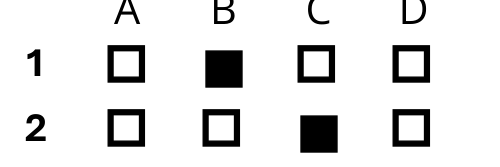
#> input picture backend/sample_data/crop_q1.png, 500 x 167 px; its folder holds only this picture in this run
$ python -i omr_engine.py   (imports and definitions only)
#> lines starting #> are read from the running program, lines starting #| are printed output that depends on the picture; after the words box and inside, x2 and y2 are one past the last pixel; in counts of white or black regions, pixels touching at a corner belong together
"""
OMR Engine (Optical Mark Recognition) using OpenCV and NumPy
Features:
- Document boundary detection and 4-point perspective transformation
- Deskew and CLAHE illumination compensation
- Sub-pixel alignment calibration
- Deterministic inner ROI fill ratio measurement
- Confidence estimation and multiple-mark / partial-mark classification
- High-resolution visual overlay generation with Base64 output
"""

import cv2
import numpy as np
import base64
import time
from typing import Dict, List, Optional, Tuple, Any

from backend.app.models import (
    ChoiceOption,
    QuestionAnswer,
    GradingRules,
    AnswerKeyData
)
from backend.app.templates.aiscc_160 import get_aiscc_grid_points, PAGE_WIDTH_PT, PAGE_HEIGHT_PT, SECTIONS

CANONICAL_WIDTH = 2000
CANONICAL_HEIGHT = int(2000 * (PAGE_HEIGHT_PT / PAGE_WIDTH_PT))  # ~3058 px

class OMREngine:
    def __init__(self, rules: Optional[GradingRules] = None):
        self.rules = rules or GradingRules()

    # [393 lines left out: functions detect_dynamic_grid, _orient_sheet_upright, process_image, not called in this run]

    def detect_and_warp_paper(self, img: np.ndarray) -> np.ndarray:
        """
        Detects document corners and performs 4-point perspective warp.
        Falls back to image resize if clear paper quadrilateral is not found.
        """
        orig_h, orig_w = img.shape[:2]

        # Downscale for fast contour detection
        scale = 1000.0 / max(orig_h, orig_w)
        resized = cv2.resize(img, (int(orig_w * scale), int(orig_h * scale)))
        gray = cv2.cvtColor(resized, cv2.COLOR_BGR2GRAY)

        # Gaussian blur + Canny edges
        blurred = cv2.GaussianBlur(gray, (5, 5), 0)
        edged = cv2.Canny(blurred, 50, 150)

        # Dilate to connect edges
        kernel = cv2.getStructuringElement(cv2.MORPH_RECT, (5, 5))
        dilated = cv2.dilate(edged, kernel, iterations=2)

        contours, _ = cv2.findContours(dilated, cv2.RETR_EXTERNAL, cv2.CHAIN_APPROX_SIMPLE)
        contours = sorted(contours, key=cv2.contourArea, reverse=True)

        paper_corners = None
        for c in contours[:5]:
            peri = cv2.arcLength(c, True)
            approx = cv2.approxPolyDP(c, 0.02 * peri, True)

            # Check if 4 points and area is significant (> 35% of image)
            if len(approx) == 4 and cv2.contourArea(c) > (resized.shape[0] * resized.shape[1] * 0.35):
                paper_corners = approx.reshape(4, 2) / scale
                break

        if paper_corners is None:
            # Otsu paper threshold fallback for images with desk/table margins
            _, thresh_paper = cv2.threshold(blurred, 0, 255, cv2.THRESH_BINARY + cv2.THRESH_OTSU)
            p_contours, _ = cv2.findContours(thresh_paper, cv2.RETR_EXTERNAL, cv2.CHAIN_APPROX_SIMPLE)
            p_contours = sorted(p_contours, key=cv2.contourArea, reverse=True)
            for pc in p_contours[:3]:
                if cv2.contourArea(pc) > (resized.shape[0] * resized.shape[1] * 0.15):
                    peri = cv2.arcLength(pc, True)
                    approx = cv2.approxPolyDP(pc, 0.03 * peri, True)
                    if len(approx) == 4:
                        paper_corners = approx.reshape(4, 2) / scale
                        break
                    else:
                        x, y, w, h = cv2.boundingRect(pc)
                        if w > resized.shape[1] * 0.20 and h > resized.shape[0] * 0.20:
                            paper_corners = np.array([
                                [x, y], [x + w, y], [x + w, y + h], [x, y + h]
                            ], dtype=np.float32) / scale
                            break

        if paper_corners is not None:
            # Order corners: top-left, top-right, bottom-right, bottom-left
            ordered_corners = self._order_points(paper_corners)
            dst_pts = np.array([
                [0, 0],
                [CANONICAL_WIDTH - 1, 0],
                [CANONICAL_WIDTH - 1, CANONICAL_HEIGHT - 1],
                [0, CANONICAL_HEIGHT - 1]
            ], dtype=np.float32)

            M = cv2.getPerspectiveTransform(ordered_corners, dst_pts)
            warped = cv2.warpPerspective(img, M, (CANONICAL_WIDTH, CANONICAL_HEIGHT))
            return warped

        # Fallback: simple resize
        return cv2.resize(img, (CANONICAL_WIDTH, CANONICAL_HEIGHT))

    def _order_points(self, pts: np.ndarray) -> np.ndarray:
        """Orders 4 points: top-left, top-right, bottom-right, bottom-left."""
        rect = np.zeros((4, 2), dtype=np.float32)
        s = pts.sum(axis=1)
        rect[0] = pts[np.argmin(s)]      # top-left has smallest sum
        rect[2] = pts[np.argmax(s)]      # bottom-right has largest sum
        diff = np.diff(pts, axis=1)
        rect[1] = pts[np.argmin(diff)]   # top-right has smallest diff
        rect[3] = pts[np.argmax(diff)]   # bottom-left has largest diff
        return rect

    # [104 lines left out: functions _detect_fine_alignment_shift, _draw_question_annotation, _img_to_base64, not called in this run]

>>> import cv2
>>> picture = cv2.imread('../../sample_data/crop_q1.png')
#> picture is the input picture: shape (167, 500, 3); min 0, max 255, mean 228.4
>>> result = OMREngine().detect_and_warp_paper(picture)
#> in detect_and_warp_paper, `resized = cv2.resize(img, (int(orig_w * scale), int(orig_h * scale)))`:
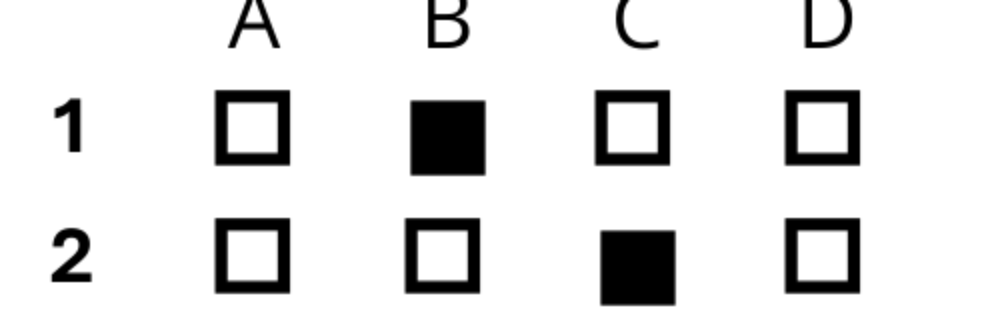
#> resized: shape (334, 1000, 3); min 0, max 255, mean 228.4
#> in detect_and_warp_paper, `edged = cv2.Canny(blurred, 50, 150)`:
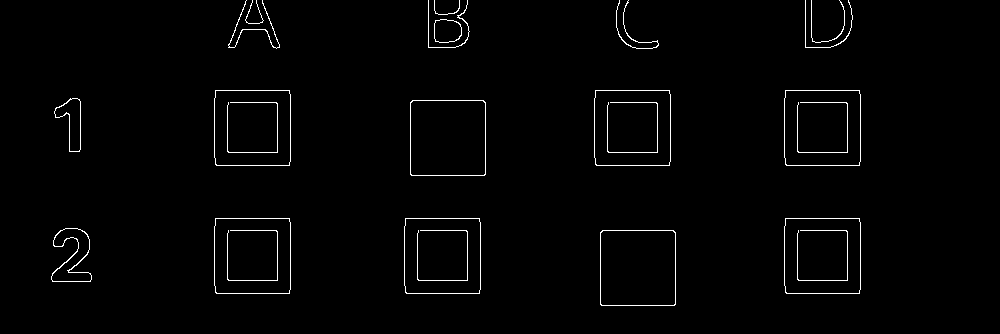
#> edged: shape (334, 1000); 1.5% white in thin lines or dots, all inside (x1, y1, x2, y2) = (51, 0, 861, 306)
#> in detect_and_warp_paper, `dilated = cv2.dilate(edged, kernel, iterations=2)`:
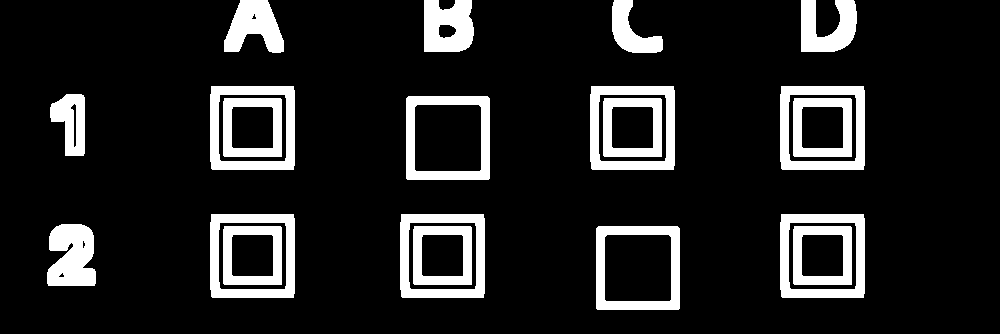
#> dilated: shape (334, 1000); 13.2% white; 20 white regions
#> in detect_and_warp_paper, `contours, _ = cv2.findContours(dilated, cv2.RETR_EXTERNAL, cv2.CHAIN_A..`: contours = 14 contours; largest, box (x1, y1, x2, y2) and area: (780, 214, 865, 298) 6950, (400, 214, 485, 298) 6950, (210, 214, 295, 298) 6950, (780, 86, 865, 170) 6950, (590, 86, 675, 170) 6950
#> the loop in detect_and_warp_paper, `for c in contours[:5]:` made 5 passes
#> approx on passes 1 to 5: [[781, 214], [781, 296], [863, 297], [863, 214]], [[401, 214], [401, 296], [483, 297], [483, 214]], [[211, 214], [211, 296], [293, 297], [293, 214]], [[781, 86], [781, 168], [863, 169], [863, 86]], [[591, 86], [591, 168], [673, 169], [673, 86]]
#> in detect_and_warp_paper, `_, thresh_paper = cv2.threshold(blurred, 0, 255, cv2.THRESH_BINARY + c..`:
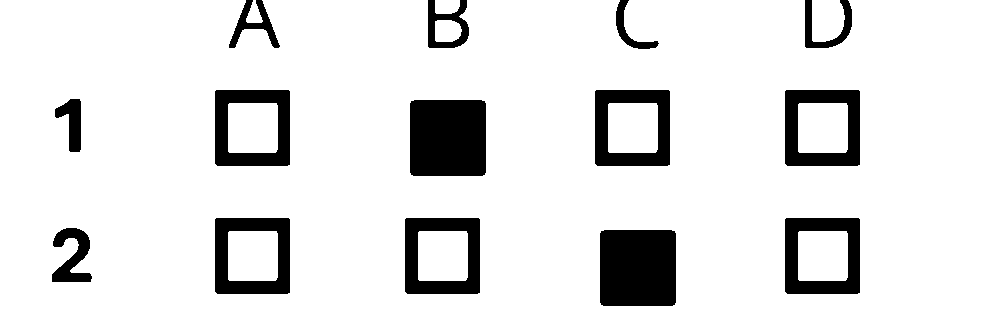
#> thresh_paper: shape (334, 1000); 89.3% white; 14 black regions
#> in detect_and_warp_paper, `p_contours, _ = cv2.findContours(thresh_paper, cv2.RETR_EXTERNAL, cv2...`: p_contours = 5 contours; box (x1, y1, x2, y2) and area: (0, 0, 1000, 334) 326954, (812, 0, 845, 42) 1174, (435, 20, 462, 42) 485, (435, 0, 460, 14) 292, (246, 0, 263, 23) 202
#> the loop in detect_and_warp_paper, `for pc in p_contours[:3]:` made 1 pass
#> (peri, approx, paper_corners) on pass 1: (3178.7, [[0, 0], [0, 333], [999, 333], [999, 0]], [[0, 0], [0, 166.5], [499.5, 166.5], [499.5, 0]])
#> in _order_points, `s = pts.sum(axis=1)`: s = [0, 166.5, 666, 499.5]
#> in _order_points, `diff = np.diff(pts, axis=1)`: diff = [0, 166.5, -333, -499.5]
#> in detect_and_warp_paper, `ordered_corners = self._order_points(paper_corners)`: ordered_corners = [[0, 0], [499.5, 0], [499.5, 166.5], [0, 166.5]]
#> in detect_and_warp_paper, `M = cv2.getPerspectiveTransform(ordered_corners, dst_pts)`: M = [[4, 0, 0], [0, 18.36, 0], [0, 0, 1]]
#> in detect_and_warp_paper, `warped = cv2.warpPerspective(img, M, (CANONICAL_WIDTH, CANONICAL_HEIGH..`:
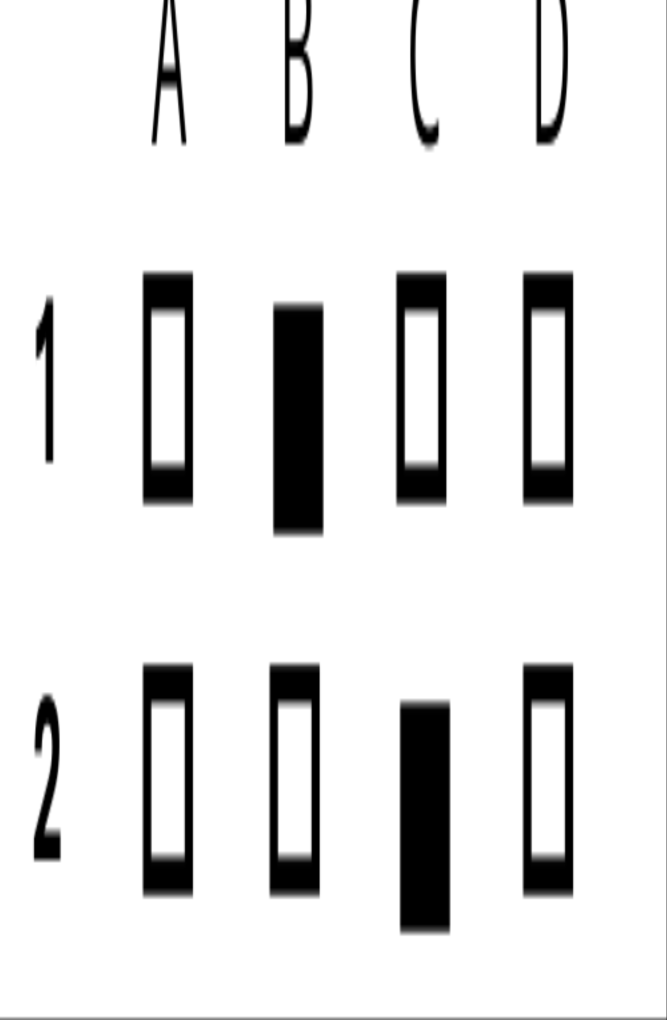
#> warped: shape (3058, 2000, 3) (shown at 1/3 size); min 0, max 255, mean 228.1

$ run again, on backend/sample_data/sample_answer_key_300dpi.png
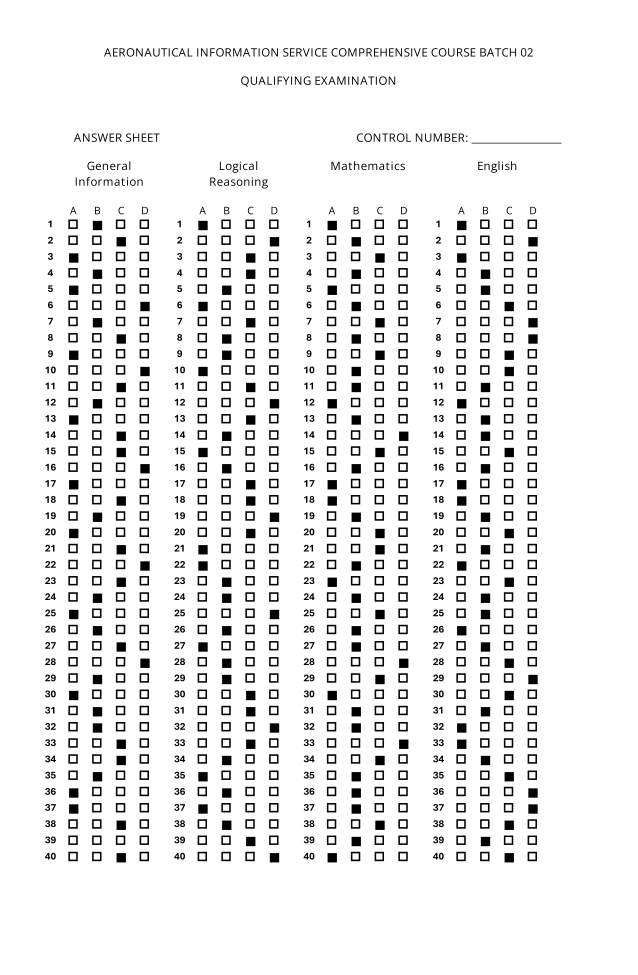
#> input picture backend/sample_data/sample_answer_key_300dpi.png, 2550 x 3900 px (shown at 1/4 size)
#> picture is the input picture: shape (3900, 2550, 3); min 0, max 255, mean 236.6
#> in detect_and_warp_paper, `edged = cv2.Canny(blurred, 50, 150)`:
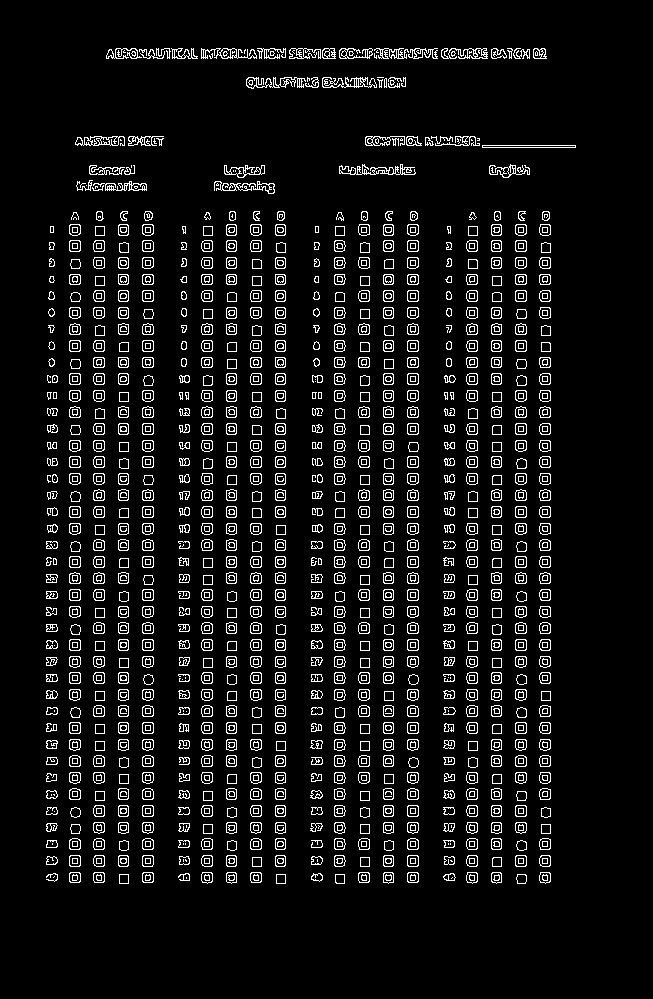
#> edged: shape (999, 653); 7.3% white in thin lines or dots, all inside (x1, y1, x2, y2) = (46, 48, 576, 884)
#> dilated: shape (999, 653); 42.7% white; 45 white regions
#> contours = 45 contours; largest, box (x1, y1, x2, y2) and area: (403, 207, 423, 887) 12768, (138, 207, 158, 887) 12730, (511, 207, 531, 888) 12616, (65, 208, 85, 887) 12592, (535, 207, 555, 888) 12572
#> the loop in detect_and_warp_paper, `for c in contours[:5]:` made 5 passes
#> (peri, approx) on passes 1 to 5: (1407.9, [[407, 207], [421, 886]]), (1411.2, [[141, 207], [156, 886]]), (1426.2, [[515, 207], [529, 887]]), (1418.8, [[69, 208], [83, 886]]), (1424.2, [[539, 207], [549, 887]])
#> thresh_paper: shape (999, 653); 87.7% white; 956 black regions (49 under 20 px), largest, box (x1, y1, x2, y2) and area: (202, 225, 214, 237) 132, (467, 225, 479, 237) 132, (359, 275, 371, 287) 132
#> p_contours = [[[0, 0], [0, 998], [652, 998], [652, 0]]]
#> the loop in detect_and_warp_paper, `for pc in p_contours[:3]:` made 1 pass
#> (peri, approx, paper_corners) on pass 1: (3300, [[0, 0], [0, 998], [652, 998], [652, 0]], [[0, 0], [0, 3892.2], [2542.8, 3892.2], [2542.8, 0]])
#> s = [0, 3892.2, 6435, 2542.8]
#> diff = [0, 3892.2, 1349.4, -2542.8]
#> ordered_corners = [[0, 0], [2542.8, 0], [2542.8, 3892.2], [0, 3892.2]]
#> M = [[0.786, 6.49e-33, 0], [0, 0.785, 0], [0, -2.92e-20, 1]]
#> in detect_and_warp_paper, `warped = cv2.warpPerspective(img, M, (CANONICAL_WIDTH, CANONICAL_HEIGH..`:
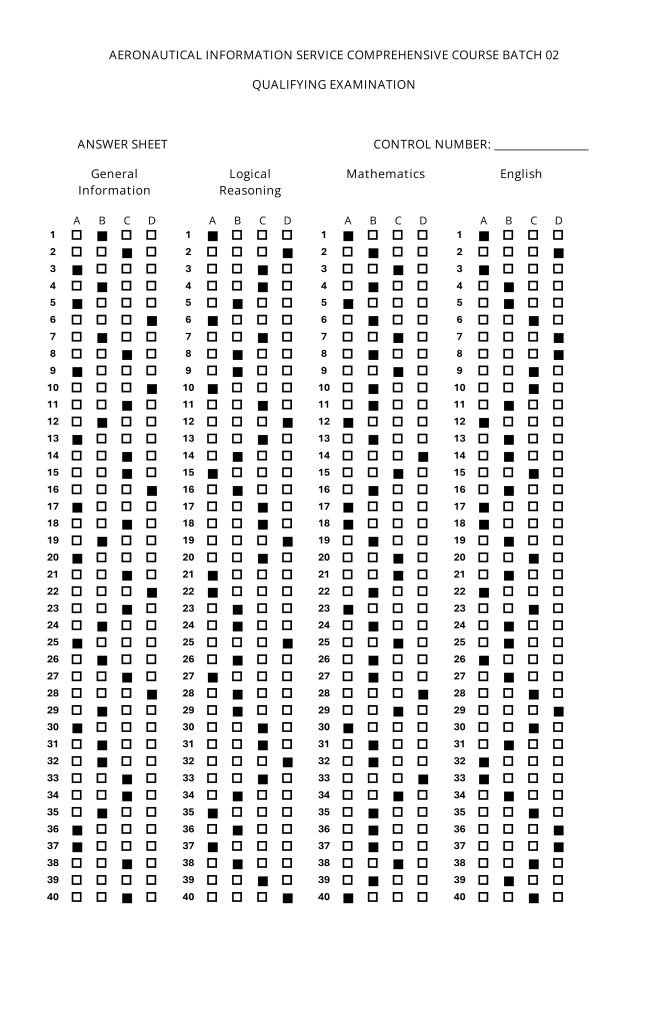
#> warped: shape (3058, 2000, 3) (shown at 1/3 size); min 0, max 255, mean 236.5
